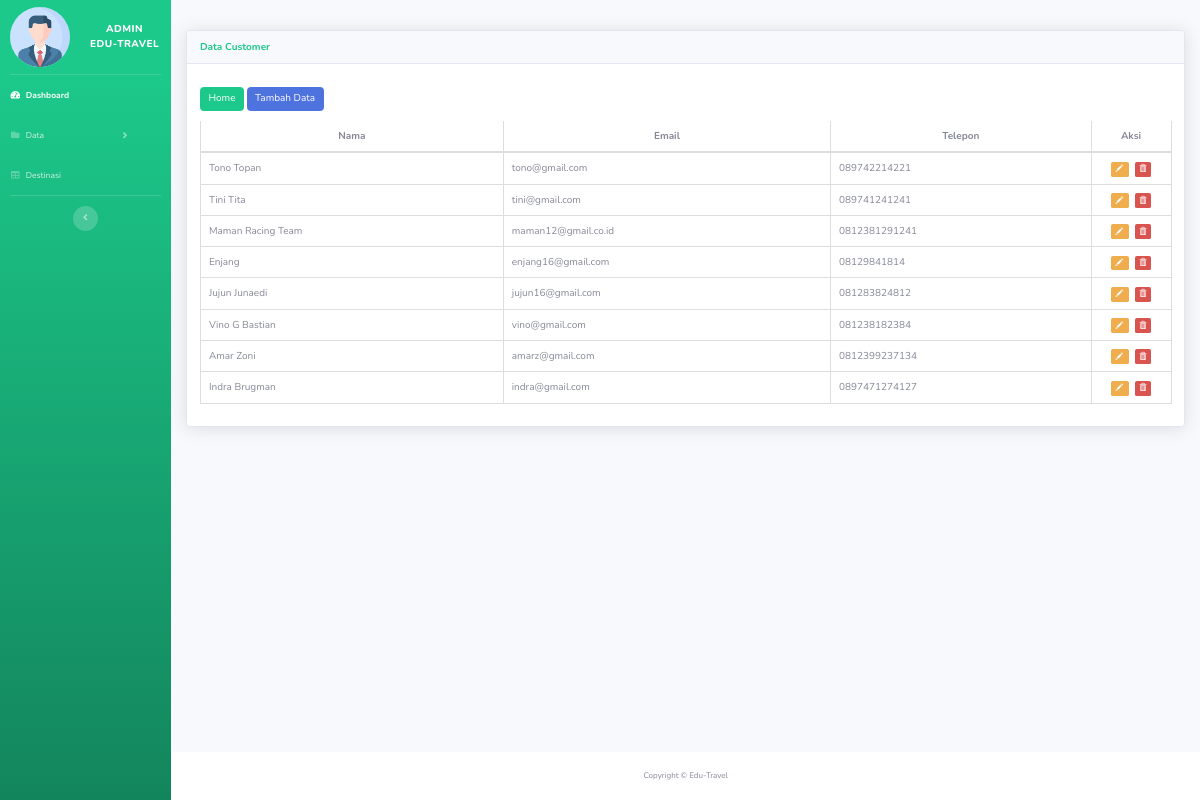
/travelling/admin_page/customer/customer.php (signed in), run on an earlier commit of the app's database.
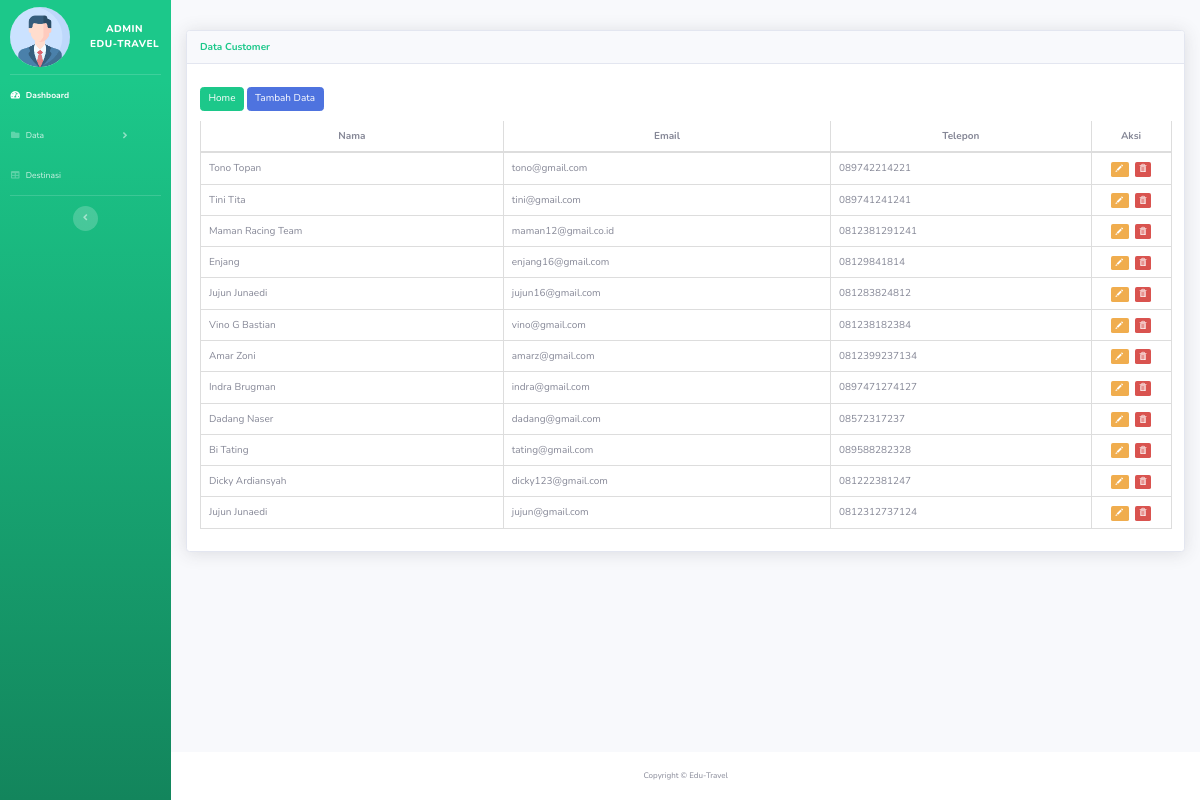
And on a later commit of the database.
### tables this page shows
CREATE TABLE `customer` (
  `id_customer` int(11) NOT NULL,
  `username` varchar(25) NOT NULL,
  `password` varchar(255) NOT NULL,
  `nama` varchar(50) NOT NULL,
  `email` varchar(50) NOT NULL,
  `telepon` varchar(13) NOT NULL
);

### travelling/admin_page/customer/customer.php (the view, shortened to what the changed rows need)
<!DOCTYPE html>
<html lang="en">
<head>
    <link href="../vendor/fontawesome-free/css/all.min.css" rel="stylesheet" type="text/css">
    <link rel="stylesheet" href="https://maxcdn.bootstrapcdn.com/bootstrap/3.4.1/css/bootstrap.min.css">
    <link href="../css/sb-admin-2.min.css" rel="stylesheet">
    <link href="../vendor/datatables/dataTables.bootstrap4.min.css" rel="stylesheet">
</head>
<body id="page-top">
    <div id="wrapper">
        <div id="content-wrapper" class="d-flex flex-column">
            <div id="content">
                <div class="container">
                    <div class="card shadow mb-4 mt-5">
                        <div class="card-body">
                            <div class="table-responsive">
                                <table class="table table-bordered" id="dataTable" width="100%" cellspacing="0">
                                    <thead>
                                        <tr style="text-align: center;">
                                            <th>Nama</th>
                                            <th>Email</th>
                                            <th>Telepon</th>
                                            <th style="width: 80px;">Aksi</th>
                                        </tr>
                                    </thead>
                                    <tbody>
                                        <?php
                                        require_once '../../koneksi.php';
                                        $sql = "SELECT * FROM customer";
                                        $query = mysqli_query($koneksi, $sql);
                                        while ($data = mysqli_fetch_array($query)) {
                                            ?>
                                            <tr>
                                                <td>
                                                    <?= $data['nama']; ?>
                                                </td>
                                                <td>
                                                    <?= $data['email']; ?>
                                                </td>
                                                <td>
                                                    <?= $data['telepon']; ?>
                                                </td>
                                                <td style="text-align: center;">
                                                    <a href="edit.php?id_customer=<?php echo $data["id_customer"] ?>"
                                                        class="label label-warning"> <span
                                                            class="glyphicon glyphicon-pencil"></span>
                                                    </a>
                                                    <a href="hapus.php?id_customer=<?php echo $data["id_customer"] ?>"
                                                        class="label label-danger"> <span
                                                            class="glyphicon glyphicon-trash"></span>
                                                    </a>
                                                </td>
                                            </tr>
                                        <?php } ?>
                                    </tbody>
                                </table>
                            </div>
                        </div>
                    </div>
                </div>
            </div>
        </div>
    </div>
</body>
</html>

What changed in the data, as far as the page shows it:
added customer: nama "Dadang Naser", email "dadang@gmail.com", telepon "08572317237"
added customer: nama "Bi Tating", email "tating@gmail.com", telepon "089588282328"
added customer: nama "Dicky Ardiansyah", email "dicky123@gmail.com", telepon "081222381247"
added customer: nama "Jujun Junaedi", email "jujun@gmail.com", telepon "0812312737124"
